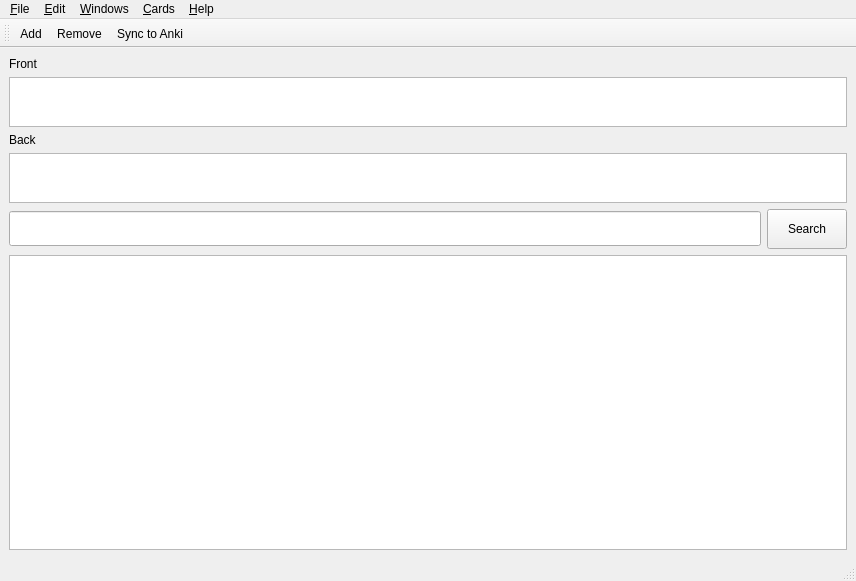
<?xml version="1.0" encoding="UTF-8"?>
<ui version="4.0">
 <class>CardsBrowserWindow</class>
 <widget class="QMainWindow" name="CardsBrowserWindow">
  <property name="geometry">
   <rect>
    <x>0</x>
    <y>0</y>
    <width>856</width>
    <height>581</height>
   </rect>
  </property>
  <property name="baseSize">
   <size>
    <width>800</width>
    <height>600</height>
   </size>
  </property>
  <property name="windowTitle">
   <string>Library - Simsapa</string>
  </property>
  <widget class="QWidget" name="central_widget">
   <layout class="QHBoxLayout" name="horizontalLayout_2">
    <item>
     <layout class="QVBoxLayout" name="main_layout">
      <item>
       <layout class="QVBoxLayout" name="verticalLayout">
        <item>
         <widget class="QLabel" name="label">
          <property name="text">
           <string>Front</string>
          </property>
          <property name="alignment">
           <set>Qt::AlignLeading|Qt::AlignLeft|Qt::AlignTop</set>
          </property>
         </widget>
        </item>
        <item>
         <widget class="QPlainTextEdit" name="front_input">
          <property name="sizePolicy">
           <sizepolicy hsizetype="Expanding" vsizetype="Minimum">
            <horstretch>0</horstretch>
            <verstretch>0</verstretch>
           </sizepolicy>
          </property>
          <property name="minimumSize">
           <size>
            <width>0</width>
            <height>50</height>
           </size>
          </property>
          <property name="maximumSize">
           <size>
            <width>16777215</width>
            <height>50</height>
           </size>
          </property>
         </widget>
        </item>
        <item>
         <widget class="QLabel" name="label_2">
          <property name="text">
           <string>Back</string>
          </property>
          <property name="alignment">
           <set>Qt::AlignLeading|Qt::AlignLeft|Qt::AlignTop</set>
          </property>
         </widget>
        </item>
        <item>
         <widget class="QPlainTextEdit" name="back_input">
          <property name="sizePolicy">
           <sizepolicy hsizetype="Expanding" vsizetype="Minimum">
            <horstretch>0</horstretch>
            <verstretch>0</verstretch>
           </sizepolicy>
          </property>
          <property name="minimumSize">
           <size>
            <width>0</width>
            <height>50</height>
           </size>
          </property>
          <property name="maximumSize">
           <size>
            <width>16777215</width>
            <height>50</height>
           </size>
          </property>
         </widget>
        </item>
       </layout>
      </item>
      <item>
       <layout class="QHBoxLayout" name="searchbar_layout">
        <property name="sizeConstraint">
         <enum>QLayout::SetMinimumSize</enum>
        </property>
        <item>
         <widget class="QLineEdit" name="search_input">
          <property name="minimumSize">
           <size>
            <width>0</width>
            <height>35</height>
           </size>
          </property>
          <property name="clearButtonEnabled">
           <bool>true</bool>
          </property>
         </widget>
        </item>
        <item>
         <widget class="QPushButton" name="search_button">
          <property name="minimumSize">
           <size>
            <width>0</width>
            <height>40</height>
           </size>
          </property>
          <property name="text">
           <string>Search</string>
          </property>
         </widget>
        </item>
       </layout>
      </item>
      <item>
       <layout class="QVBoxLayout" name="verticalLayout_2">
        <item>
         <widget class="QListView" name="cards_list"/>
        </item>
       </layout>
      </item>
     </layout>
    </item>
   </layout>
  </widget>
  <widget class="QMenuBar" name="menubar">
   <property name="geometry">
    <rect>
     <x>0</x>
     <y>0</y>
     <width>856</width>
     <height>20</height>
    </rect>
   </property>
   <widget class="QMenu" name="menu_File">
    <property name="title">
     <string>&amp;File</string>
    </property>
    <addaction name="action_Open"/>
    <addaction name="action_Close_Window"/>
    <addaction name="separator"/>
    <addaction name="action_Quit"/>
   </widget>
   <widget class="QMenu" name="menu_Edit">
    <property name="title">
     <string>&amp;Edit</string>
    </property>
    <addaction name="action_Copy"/>
    <addaction name="action_Paste"/>
   </widget>
   <widget class="QMenu" name="menu_Windows">
    <property name="title">
     <string>&amp;Windows</string>
    </property>
    <addaction name="action_Sutta_Search"/>
    <addaction name="action_Dictionary_Search"/>
    <addaction name="action_Document_Reader"/>
    <addaction name="action_Library"/>
    <addaction name="action_Cards"/>
   </widget>
   <widget class="QMenu" name="menu_Help">
    <property name="title">
     <string>&amp;Help</string>
    </property>
    <addaction name="action_Website"/>
    <addaction name="action_About"/>
   </widget>
   <widget class="QMenu" name="menu_Cards">
    <property name="title">
     <string>&amp;Cards</string>
    </property>
    <addaction name="action_Sync_to_Anki"/>
   </widget>
   <addaction name="menu_File"/>
   <addaction name="menu_Edit"/>
   <addaction name="menu_Windows"/>
   <addaction name="menu_Cards"/>
   <addaction name="menu_Help"/>
  </widget>
  <widget class="QStatusBar" name="statusbar"/>
  <widget class="QToolBar" name="toolBar_2">
   <property name="windowTitle">
    <string>toolBar_2</string>
   </property>
   <attribute name="toolBarArea">
    <enum>TopToolBarArea</enum>
   </attribute>
   <attribute name="toolBarBreak">
    <bool>false</bool>
   </attribute>
   <addaction name="action_Add"/>
   <addaction name="action_Remove"/>
   <addaction name="action_Sync_to_Anki"/>
  </widget>
  <action name="action_Copy">
   <property name="text">
    <string>&amp;Copy</string>
   </property>
  </action>
  <action name="action_Paste">
   <property name="text">
    <string>&amp;Paste</string>
   </property>
  </action>
  <action name="action_Quit">
   <property name="icon">
    <iconset resource="../icons.qrc">
     <normaloff>:/close</normaloff>:/close</iconset>
   </property>
   <property name="text">
    <string>&amp;Quit</string>
   </property>
   <property name="shortcut">
    <string>Ctrl+Q</string>
   </property>
  </action>
  <action name="action_Sutta_Search">
   <property name="icon">
    <iconset resource="../icons.qrc">
     <normaloff>:/book</normaloff>:/book</iconset>
   </property>
   <property name="text">
    <string>&amp;Sutta Search</string>
   </property>
   <property name="shortcut">
    <string>F5</string>
   </property>
  </action>
  <action name="action_Dictionary_Search">
   <property name="icon">
    <iconset resource="../icons.qrc">
     <normaloff>:/dictionary</normaloff>:/dictionary</iconset>
   </property>
   <property name="text">
    <string>&amp;Dictionary Search</string>
   </property>
   <property name="shortcut">
    <string>F6</string>
   </property>
  </action>
  <action name="action_About">
   <property name="text">
    <string>&amp;About</string>
   </property>
  </action>
  <action name="action_Website">
   <property name="text">
    <string>&amp;Website</string>
   </property>
  </action>
  <action name="action_Close_Window">
   <property name="text">
    <string>&amp;Close Window</string>
   </property>
  </action>
  <action name="action_Open">
   <property name="text">
    <string>&amp;Open...</string>
   </property>
   <property name="shortcut">
    <string>Ctrl+O</string>
   </property>
  </action>
  <action name="action_Document_Reader">
   <property name="text">
    <string>D&amp;ocument Reader</string>
   </property>
   <property name="toolTip">
    <string>Document Reader</string>
   </property>
   <property name="shortcut">
    <string>F7</string>
   </property>
  </action>
  <action name="action_Add">
   <property name="text">
    <string>&amp;Add...</string>
   </property>
  </action>
  <action name="action_Remove">
   <property name="text">
    <string>&amp;Remove</string>
   </property>
   <property name="shortcut">
    <string>Del</string>
   </property>
  </action>
  <action name="action_Open_Selected">
   <property name="text">
    <string>&amp;Open Selected</string>
   </property>
  </action>
  <action name="action_Library">
   <property name="text">
    <string>&amp;Library</string>
   </property>
   <property name="shortcut">
    <string>F8</string>
   </property>
  </action>
  <action name="action_Sync_to_Anki">
   <property name="text">
    <string>&amp;Sync to Anki</string>
   </property>
  </action>
  <action name="action_Cards">
   <property name="text">
    <string>&amp;Cards</string>
   </property>
   <property name="toolTip">
    <string>Cards</string>
   </property>
   <property name="shortcut">
    <string>F9</string>
   </property>
  </action>
 </widget>
 <resources>
  <include location="../icons.qrc"/>
 </resources>
 <connections/>
 <slots>
  <slot>_handle_query()</slot>
 </slots>
</ui>
